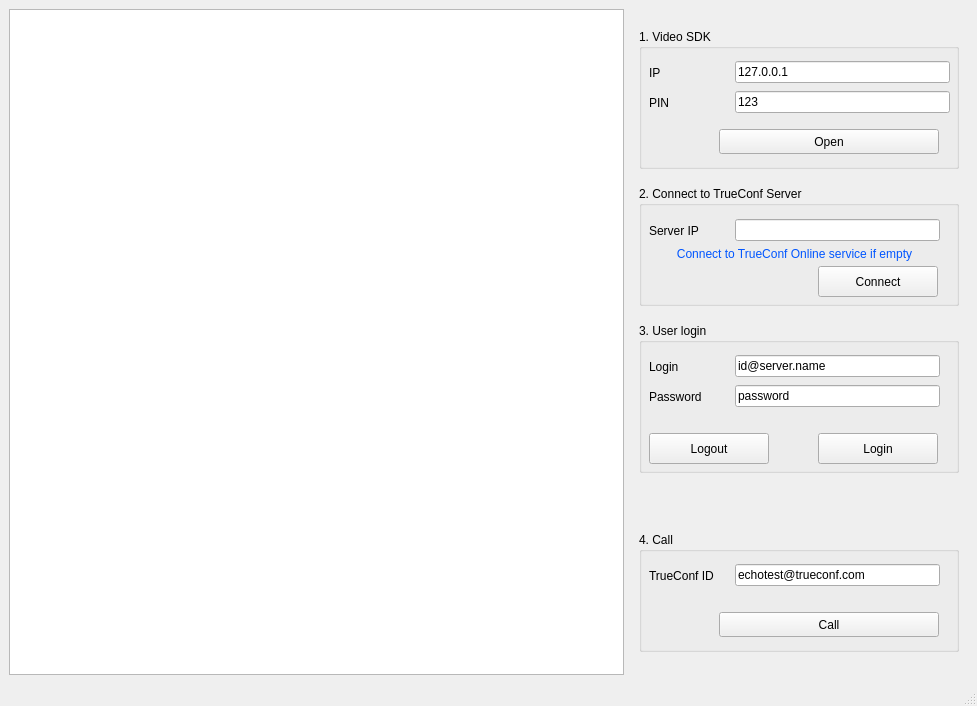
<?xml version="1.0" encoding="UTF-8"?>
<ui version="4.0">
 <class>MainWindow</class>
 <widget class="QMainWindow" name="MainWindow">
  <property name="geometry">
   <rect>
    <x>0</x>
    <y>0</y>
    <width>977</width>
    <height>706</height>
   </rect>
  </property>
  <property name="windowTitle">
   <string>MainWindow</string>
  </property>
  <widget class="QWidget" name="centralwidget">
   <layout class="QVBoxLayout" name="verticalLayout_3">
    <item>
     <layout class="QVBoxLayout" name="verticalLayout">
      <item>
       <layout class="QHBoxLayout" name="horizontalLayout">
        <item>
         <layout class="QVBoxLayout" name="verticalLayout_4">
          <item>
           <layout class="QHBoxLayout" name="horizontalLayout_2">
            <item>
             <widget class="QListWidget" name="listWidget">
              <property name="iconSize">
               <size>
                <width>18</width>
                <height>18</height>
               </size>
              </property>
             </widget>
            </item>
            <item>
             <widget class="QWidget" name="widget" native="true">
              <property name="minimumSize">
               <size>
                <width>300</width>
                <height>50</height>
               </size>
              </property>
              <layout class="QVBoxLayout" name="verticalLayout_5">
               <item>
                <widget class="QGroupBox" name="groupBox">
                 <property name="minimumSize">
                  <size>
                   <width>320</width>
                   <height>140</height>
                  </size>
                 </property>
                 <property name="maximumSize">
                  <size>
                   <width>16777215</width>
                   <height>140</height>
                  </size>
                 </property>
                 <property name="title">
                  <string>1. Video SDK</string>
                 </property>
                 <widget class="QWidget" name="layoutWidget_3">
                  <property name="geometry">
                   <rect>
                    <x>10</x>
                    <y>60</y>
                    <width>301</width>
                    <height>27</height>
                   </rect>
                  </property>
                  <layout class="QHBoxLayout" name="horizontalLayout_8">
                   <item>
                    <widget class="QLabel" name="label_6">
                     <property name="minimumSize">
                      <size>
                       <width>80</width>
                       <height>0</height>
                      </size>
                     </property>
                     <property name="text">
                      <string>PIN</string>
                     </property>
                    </widget>
                   </item>
                   <item>
                    <widget class="QLineEdit" name="edPIN">
                     <property name="text">
                      <string>123</string>
                     </property>
                    </widget>
                   </item>
                  </layout>
                 </widget>
                 <widget class="QPushButton" name="openButton">
                  <property name="geometry">
                   <rect>
                    <x>80</x>
                    <y>100</y>
                    <width>220</width>
                    <height>25</height>
                   </rect>
                  </property>
                  <property name="text">
                   <string>Open</string>
                  </property>
                 </widget>
                 <widget class="QWidget" name="layoutWidget">
                  <property name="geometry">
                   <rect>
                    <x>10</x>
                    <y>30</y>
                    <width>301</width>
                    <height>27</height>
                   </rect>
                  </property>
                  <layout class="QHBoxLayout" name="horizontalLayout_3">
                   <item>
                    <widget class="QLabel" name="label">
                     <property name="minimumSize">
                      <size>
                       <width>80</width>
                       <height>0</height>
                      </size>
                     </property>
                     <property name="text">
                      <string>IP</string>
                     </property>
                    </widget>
                   </item>
                   <item>
                    <widget class="QLineEdit" name="edIP">
                     <property name="text">
                      <string>127.0.0.1</string>
                     </property>
                    </widget>
                   </item>
                  </layout>
                 </widget>
                </widget>
               </item>
               <item>
                <widget class="QGroupBox" name="groupBox_2">
                 <property name="maximumSize">
                  <size>
                   <width>16777215</width>
                   <height>120</height>
                  </size>
                 </property>
                 <property name="title">
                  <string>2. Connect to TrueConf Server</string>
                 </property>
                 <widget class="QPushButton" name="connectButton">
                  <property name="geometry">
                   <rect>
                    <x>179</x>
                    <y>80</y>
                    <width>120</width>
                    <height>31</height>
                   </rect>
                  </property>
                  <property name="text">
                   <string>Connect</string>
                  </property>
                 </widget>
                 <widget class="QWidget" name="layoutWidget">
                  <property name="geometry">
                   <rect>
                    <x>10</x>
                    <y>30</y>
                    <width>291</width>
                    <height>29</height>
                   </rect>
                  </property>
                  <layout class="QHBoxLayout" name="horizontalLayout_5">
                   <item>
                    <layout class="QHBoxLayout" name="horizontalLayout_4">
                     <item>
                      <widget class="QLabel" name="label_2">
                       <property name="minimumSize">
                        <size>
                         <width>80</width>
                         <height>0</height>
                        </size>
                       </property>
                       <property name="text">
                        <string>Server IP</string>
                       </property>
                      </widget>
                     </item>
                     <item>
                      <widget class="QLineEdit" name="edServerIP"/>
                     </item>
                    </layout>
                   </item>
                  </layout>
                 </widget>
                 <widget class="QLabel" name="label_3">
                  <property name="geometry">
                   <rect>
                    <x>20</x>
                    <y>60</y>
                    <width>271</width>
                    <height>16</height>
                   </rect>
                  </property>
                  <property name="palette">
                   <palette>
                    <active>
                     <colorrole role="WindowText">
                      <brush brushstyle="SolidPattern">
                       <color alpha="255">
                        <red>0</red>
                        <green>85</green>
                        <blue>255</blue>
                       </color>
                      </brush>
                     </colorrole>
                    </active>
                    <inactive>
                     <colorrole role="WindowText">
                      <brush brushstyle="SolidPattern">
                       <color alpha="255">
                        <red>0</red>
                        <green>85</green>
                        <blue>255</blue>
                       </color>
                      </brush>
                     </colorrole>
                    </inactive>
                    <disabled>
                     <colorrole role="WindowText">
                      <brush brushstyle="SolidPattern">
                       <color alpha="255">
                        <red>120</red>
                        <green>120</green>
                        <blue>120</blue>
                       </color>
                      </brush>
                     </colorrole>
                    </disabled>
                   </palette>
                  </property>
                  <property name="font">
                   <font>
                    <italic>false</italic>
                   </font>
                  </property>
                  <property name="text">
                   <string>Connect to TrueConf Online service if empty</string>
                  </property>
                  <property name="textFormat">
                   <enum>Qt::AutoText</enum>
                  </property>
                  <property name="alignment">
                   <set>Qt::AlignCenter</set>
                  </property>
                 </widget>
                </widget>
               </item>
               <item>
                <widget class="QGroupBox" name="groupBox_4">
                 <property name="maximumSize">
                  <size>
                   <width>16777215</width>
                   <height>150</height>
                  </size>
                 </property>
                 <property name="title">
                  <string>3. User login</string>
                 </property>
                 <widget class="QWidget" name="layoutWidget_2">
                  <property name="geometry">
                   <rect>
                    <x>10</x>
                    <y>30</y>
                    <width>291</width>
                    <height>27</height>
                   </rect>
                  </property>
                  <layout class="QHBoxLayout" name="horizontalLayout_9">
                   <item>
                    <widget class="QLabel" name="label_7">
                     <property name="minimumSize">
                      <size>
                       <width>80</width>
                       <height>0</height>
                      </size>
                     </property>
                     <property name="text">
                      <string>Login</string>
                     </property>
                    </widget>
                   </item>
                   <item>
                    <widget class="QLineEdit" name="edLogin">
                     <property name="text">
                      <string>id@server.name</string>
                     </property>
                    </widget>
                   </item>
                  </layout>
                 </widget>
                 <widget class="QWidget" name="layoutWidget_4">
                  <property name="geometry">
                   <rect>
                    <x>10</x>
                    <y>60</y>
                    <width>291</width>
                    <height>27</height>
                   </rect>
                  </property>
                  <layout class="QHBoxLayout" name="horizontalLayout_10">
                   <item>
                    <widget class="QLabel" name="label_8">
                     <property name="minimumSize">
                      <size>
                       <width>80</width>
                       <height>0</height>
                      </size>
                     </property>
                     <property name="text">
                      <string>Password</string>
                     </property>
                    </widget>
                   </item>
                   <item>
                    <widget class="QLineEdit" name="edPassword">
                     <property name="text">
                      <string>password</string>
                     </property>
                    </widget>
                   </item>
                  </layout>
                 </widget>
                 <widget class="QPushButton" name="loginButton">
                  <property name="geometry">
                   <rect>
                    <x>179</x>
                    <y>110</y>
                    <width>120</width>
                    <height>31</height>
                   </rect>
                  </property>
                  <property name="text">
                   <string>Login</string>
                  </property>
                 </widget>
                 <widget class="QPushButton" name="logoutButton">
                  <property name="geometry">
                   <rect>
                    <x>10</x>
                    <y>110</y>
                    <width>120</width>
                    <height>31</height>
                   </rect>
                  </property>
                  <property name="text">
                   <string>Logout</string>
                  </property>
                 </widget>
                </widget>
               </item>
               <item>
                <widget class="QWidget" name="stateWidget" native="true">
                 <property name="minimumSize">
                  <size>
                   <width>0</width>
                   <height>0</height>
                  </size>
                 </property>
                 <property name="maximumSize">
                  <size>
                   <width>16777215</width>
                   <height>25</height>
                  </size>
                 </property>
                 <widget class="QLabel" name="stateLabel">
                  <property name="geometry">
                   <rect>
                    <x>9</x>
                    <y>4</y>
                    <width>311</width>
                    <height>20</height>
                   </rect>
                  </property>
                  <property name="minimumSize">
                   <size>
                    <width>160</width>
                    <height>0</height>
                   </size>
                  </property>
                  <property name="layoutDirection">
                   <enum>Qt::LeftToRight</enum>
                  </property>
                  <property name="text">
                   <string>&lt;State&gt;</string>
                  </property>
                  <property name="alignment">
                   <set>Qt::AlignCenter</set>
                  </property>
                 </widget>
                </widget>
               </item>
               <item>
                <widget class="QGroupBox" name="groupBox_3">
                 <property name="maximumSize">
                  <size>
                   <width>16777215</width>
                   <height>120</height>
                  </size>
                 </property>
                 <property name="title">
                  <string>4. Call</string>
                 </property>
                 <widget class="QPushButton" name="callButton">
                  <property name="geometry">
                   <rect>
                    <x>80</x>
                    <y>80</y>
                    <width>220</width>
                    <height>25</height>
                   </rect>
                  </property>
                  <property name="text">
                   <string>Call</string>
                  </property>
                 </widget>
                 <widget class="QWidget" name="layoutWidget">
                  <property name="geometry">
                   <rect>
                    <x>10</x>
                    <y>30</y>
                    <width>291</width>
                    <height>27</height>
                   </rect>
                  </property>
                  <layout class="QHBoxLayout" name="horizontalLayout_7">
                   <item>
                    <widget class="QLabel" name="label_5">
                     <property name="minimumSize">
                      <size>
                       <width>80</width>
                       <height>0</height>
                      </size>
                     </property>
                     <property name="text">
                      <string>TrueConf ID</string>
                     </property>
                    </widget>
                   </item>
                   <item>
                    <widget class="QLineEdit" name="edPeerId">
                     <property name="text">
                      <string>echotest@trueconf.com</string>
                     </property>
                    </widget>
                   </item>
                  </layout>
                 </widget>
                </widget>
               </item>
              </layout>
             </widget>
            </item>
            <item>
             <layout class="QFormLayout" name="formLayout"/>
            </item>
           </layout>
          </item>
         </layout>
        </item>
       </layout>
      </item>
     </layout>
    </item>
    <item>
     <layout class="QVBoxLayout" name="verticalLayout_2"/>
    </item>
   </layout>
  </widget>
  <widget class="QMenuBar" name="menubar">
   <property name="geometry">
    <rect>
     <x>0</x>
     <y>0</y>
     <width>977</width>
     <height>21</height>
    </rect>
   </property>
  </widget>
  <widget class="QStatusBar" name="statusbar"/>
 </widget>
 <tabstops>
  <tabstop>listWidget</tabstop>
 </tabstops>
 <resources/>
 <connections/>
</ui>
